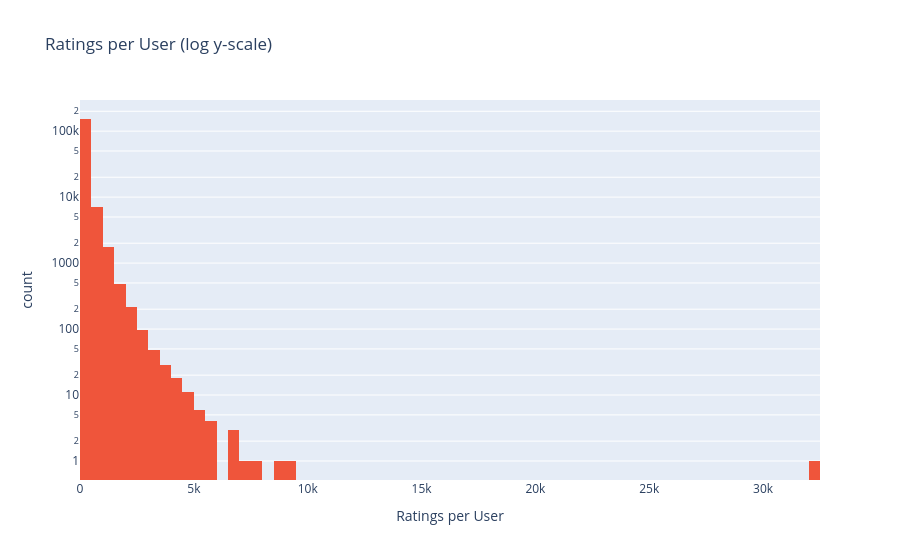

The code cell stored with this chart in its notebook:
### Markdown cell above
## 4. User Activity — Long Tail

The number of ratings per user follows a heavy-tailed distribution. Most users
have rated relatively few movies, while a small minority have rated thousands.
This sparsity is the primary challenge for collaborative filtering models.

### Code cell
user_counts = ratings.groupby("userId").size().reset_index(name="n_ratings")

fig = px.histogram(
    user_counts, x="n_ratings", nbins=100,
    title="Ratings per User (log y-scale)",
    labels={"n_ratings": "Ratings per User", "count": "Number of Users"},
    color_discrete_sequence=["#EF553B"],
    log_y=True,
)
save_fig(fig, "02_user_activity")

print("Ratings per user — summary statistics:")
print(user_counts["n_ratings"].describe().round(1).to_string())

### Figure 1 — Plotly figure (JSON) as saved in the notebook; plotly's stock layout.template omitted (floating-point values rounded to 4 significant figures; data arrays with more than 128 entries replaced by an {"elided": "..."} marker saying what was removed)
{"data": [{"bingroup": "x", "hovertemplate": "Ratings per User=%{x}<br>count=%{y}<extra></extra>", "legendgroup": "", "marker": {"color": "#EF553B", "pattern": {"shape": ""}}, "name": "", "nbinsx": 100, "orientation": "v", "showlegend": false, "type": "histogram", "x": {"elided": "162541 int values"}, "xaxis": "x", "yaxis": "y"}], "layout": {"barmode": "relative", "legend": {"tracegroupgap": 0}, "title": {"text": "Ratings per User (log y-scale)"}, "xaxis": {"anchor": "y", "domain": [0, 1], "title": {"text": "Ratings per User"}}, "yaxis": {"anchor": "x", "domain": [0, 1], "title": {"text": "count"}, "type": "log"}}}
